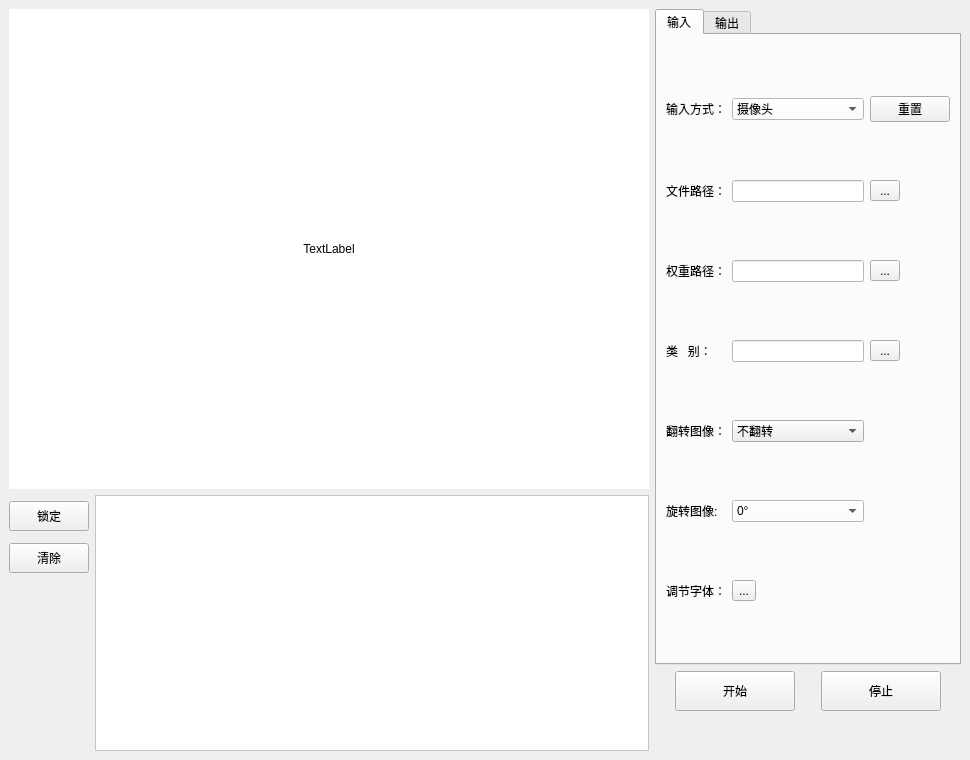
<?xml version="1.0" encoding="UTF-8"?>
<ui version="4.0">
 <class>MainWindow</class>
 <widget class="QMainWindow" name="MainWindow">
  <property name="geometry">
   <rect>
    <x>0</x>
    <y>0</y>
    <width>970</width>
    <height>760</height>
   </rect>
  </property>
  <property name="windowTitle">
   <string>MainWindow</string>
  </property>
  <widget class="QWidget" name="centralwidget">
   <layout class="QHBoxLayout" name="horizontalLayout_7">
    <item>
     <layout class="QVBoxLayout" name="verticalLayout_7">
      <item>
       <layout class="QVBoxLayout" name="verticalLayout_2">
        <item>
         <widget class="QLabel" name="TuXiangShuChu">
          <property name="minimumSize">
           <size>
            <width>640</width>
            <height>480</height>
           </size>
          </property>
          <property name="maximumSize">
           <size>
            <width>16777215</width>
            <height>16777215</height>
           </size>
          </property>
          <property name="styleSheet">
           <string notr="true">background-color: rgb(255, 255, 255);</string>
          </property>
          <property name="text">
           <string>TextLabel</string>
          </property>
          <property name="alignment">
           <set>Qt::AlignCenter</set>
          </property>
         </widget>
        </item>
       </layout>
      </item>
      <item>
       <layout class="QHBoxLayout" name="horizontalLayout">
        <item>
         <layout class="QVBoxLayout" name="verticalLayout_6">
          <item>
           <widget class="QPushButton" name="SuoDing">
            <property name="minimumSize">
             <size>
              <width>0</width>
              <height>30</height>
             </size>
            </property>
            <property name="maximumSize">
             <size>
              <width>16777215</width>
              <height>16777215</height>
             </size>
            </property>
            <property name="sizeIncrement">
             <size>
              <width>0</width>
              <height>0</height>
             </size>
            </property>
            <property name="baseSize">
             <size>
              <width>0</width>
              <height>0</height>
             </size>
            </property>
            <property name="text">
             <string>锁定</string>
            </property>
           </widget>
          </item>
          <item>
           <widget class="QPushButton" name="QingChu">
            <property name="minimumSize">
             <size>
              <width>0</width>
              <height>30</height>
             </size>
            </property>
            <property name="maximumSize">
             <size>
              <width>16777215</width>
              <height>16777215</height>
             </size>
            </property>
            <property name="text">
             <string>清除</string>
            </property>
           </widget>
          </item>
          <item>
           <spacer name="verticalSpacer_3">
            <property name="orientation">
             <enum>Qt::Vertical</enum>
            </property>
            <property name="sizeType">
             <enum>QSizePolicy::Fixed</enum>
            </property>
            <property name="sizeHint" stdset="0">
             <size>
              <width>20</width>
              <height>170</height>
             </size>
            </property>
           </spacer>
          </item>
         </layout>
        </item>
        <item>
         <layout class="QVBoxLayout" name="verticalLayout_5">
          <item>
           <widget class="QTextBrowser" name="LiuCheng">
            <property name="minimumSize">
             <size>
              <width>0</width>
              <height>200</height>
             </size>
            </property>
            <property name="maximumSize">
             <size>
              <width>16777215</width>
              <height>300</height>
             </size>
            </property>
            <property name="styleSheet">
             <string notr="true">background-color: rgb(255, 255, 255);</string>
            </property>
           </widget>
          </item>
         </layout>
        </item>
       </layout>
      </item>
     </layout>
    </item>
    <item>
     <layout class="QVBoxLayout" name="verticalLayout_3">
      <item>
       <widget class="QTabWidget" name="tabWidget">
        <property name="minimumSize">
         <size>
          <width>300</width>
          <height>0</height>
         </size>
        </property>
        <property name="maximumSize">
         <size>
          <width>600</width>
          <height>16777215</height>
         </size>
        </property>
        <property name="currentIndex">
         <number>0</number>
        </property>
        <widget class="QWidget" name="tab_5">
         <property name="minimumSize">
          <size>
           <width>300</width>
           <height>0</height>
          </size>
         </property>
         <attribute name="title">
          <string>输入</string>
         </attribute>
         <layout class="QGridLayout" name="gridLayout_2">
          <item row="2" column="3">
           <widget class="QToolButton" name="QuanZhongLuJing">
            <property name="minimumSize">
             <size>
              <width>30</width>
              <height>0</height>
             </size>
            </property>
            <property name="maximumSize">
             <size>
              <width>16777215</width>
              <height>16777215</height>
             </size>
            </property>
            <property name="text">
             <string>...</string>
            </property>
           </widget>
          </item>
          <item row="2" column="2">
           <widget class="QLineEdit" name="QuanZhong">
            <property name="minimumSize">
             <size>
              <width>120</width>
              <height>0</height>
             </size>
            </property>
            <property name="maximumSize">
             <size>
              <width>300</width>
              <height>16777215</height>
             </size>
            </property>
            <property name="styleSheet">
             <string notr="true">background-color: rgb(255, 255, 255);</string>
            </property>
            <property name="readOnly">
             <bool>true</bool>
            </property>
           </widget>
          </item>
          <item row="0" column="0" colspan="2">
           <widget class="QLabel" name="label_27">
            <property name="minimumSize">
             <size>
              <width>0</width>
              <height>0</height>
             </size>
            </property>
            <property name="maximumSize">
             <size>
              <width>16777215</width>
              <height>16777215</height>
             </size>
            </property>
            <property name="text">
             <string>输入方式：</string>
            </property>
           </widget>
          </item>
          <item row="0" column="3">
           <widget class="QPushButton" name="ChongZhi">
            <property name="minimumSize">
             <size>
              <width>40</width>
              <height>0</height>
             </size>
            </property>
            <property name="maximumSize">
             <size>
              <width>16777215</width>
              <height>16777215</height>
             </size>
            </property>
            <property name="text">
             <string>重置</string>
            </property>
           </widget>
          </item>
          <item row="6" column="2">
           <widget class="QComboBox" name="XuanZhuanTuXiang">
            <property name="minimumSize">
             <size>
              <width>120</width>
              <height>0</height>
             </size>
            </property>
            <property name="maximumSize">
             <size>
              <width>300</width>
              <height>16777215</height>
             </size>
            </property>
            <property name="styleSheet">
             <string notr="true">background-color: rgb(255, 255, 255);</string>
            </property>
            <item>
             <property name="text">
              <string>0°</string>
             </property>
            </item>
            <item>
             <property name="text">
              <string>+90°</string>
             </property>
            </item>
            <item>
             <property name="text">
              <string>-90°</string>
             </property>
            </item>
            <item>
             <property name="text">
              <string>180°</string>
             </property>
            </item>
           </widget>
          </item>
          <item row="1" column="3">
           <widget class="QToolButton" name="WenJianLuJing">
            <property name="minimumSize">
             <size>
              <width>30</width>
              <height>0</height>
             </size>
            </property>
            <property name="maximumSize">
             <size>
              <width>16777215</width>
              <height>16777215</height>
             </size>
            </property>
            <property name="styleSheet">
             <string notr="true"/>
            </property>
            <property name="text">
             <string>...</string>
            </property>
           </widget>
          </item>
          <item row="2" column="0" colspan="2">
           <widget class="QLabel" name="label_31">
            <property name="maximumSize">
             <size>
              <width>16777215</width>
              <height>16777215</height>
             </size>
            </property>
            <property name="text">
             <string>权重路径：</string>
            </property>
           </widget>
          </item>
          <item row="7" column="0" colspan="2">
           <widget class="QLabel" name="label">
            <property name="maximumSize">
             <size>
              <width>16777215</width>
              <height>16777215</height>
             </size>
            </property>
            <property name="text">
             <string>调节字体：</string>
            </property>
           </widget>
          </item>
          <item row="1" column="0" colspan="2">
           <widget class="QLabel" name="label_29">
            <property name="maximumSize">
             <size>
              <width>16777215</width>
              <height>16777215</height>
             </size>
            </property>
            <property name="text">
             <string>文件路径：</string>
            </property>
           </widget>
          </item>
          <item row="5" column="2">
           <widget class="QComboBox" name="FanZhuanTuXiang">
            <property name="minimumSize">
             <size>
              <width>120</width>
              <height>0</height>
             </size>
            </property>
            <property name="maximumSize">
             <size>
              <width>300</width>
              <height>16777215</height>
             </size>
            </property>
            <item>
             <property name="text">
              <string>不翻转</string>
             </property>
            </item>
            <item>
             <property name="text">
              <string>水平翻转</string>
             </property>
            </item>
            <item>
             <property name="text">
              <string>垂直翻转</string>
             </property>
            </item>
            <item>
             <property name="text">
              <string>水平垂直翻转</string>
             </property>
            </item>
           </widget>
          </item>
          <item row="6" column="0">
           <widget class="QLabel" name="label_26">
            <property name="maximumSize">
             <size>
              <width>16777215</width>
              <height>16777215</height>
             </size>
            </property>
            <property name="text">
             <string>旋转图像:</string>
            </property>
           </widget>
          </item>
          <item row="1" column="2">
           <widget class="QLineEdit" name="WenJian">
            <property name="minimumSize">
             <size>
              <width>120</width>
              <height>0</height>
             </size>
            </property>
            <property name="maximumSize">
             <size>
              <width>300</width>
              <height>16777215</height>
             </size>
            </property>
            <property name="styleSheet">
             <string notr="true">background-color: rgb(255, 255, 255);</string>
            </property>
            <property name="readOnly">
             <bool>true</bool>
            </property>
           </widget>
          </item>
          <item row="0" column="2">
           <widget class="QComboBox" name="ShuRuFangShi">
            <property name="minimumSize">
             <size>
              <width>120</width>
              <height>0</height>
             </size>
            </property>
            <property name="maximumSize">
             <size>
              <width>300</width>
              <height>16777215</height>
             </size>
            </property>
            <property name="styleSheet">
             <string notr="true">background-color: rgb(255, 255, 255);</string>
            </property>
            <item>
             <property name="text">
              <string>摄像头</string>
             </property>
            </item>
            <item>
             <property name="text">
              <string>图片/视频</string>
             </property>
            </item>
            <item>
             <property name="text">
              <string>屏幕</string>
             </property>
            </item>
           </widget>
          </item>
          <item row="3" column="3">
           <widget class="QToolButton" name="XuanZeLeiBie">
            <property name="minimumSize">
             <size>
              <width>30</width>
              <height>0</height>
             </size>
            </property>
            <property name="maximumSize">
             <size>
              <width>16777215</width>
              <height>16777215</height>
             </size>
            </property>
            <property name="text">
             <string>...</string>
            </property>
           </widget>
          </item>
          <item row="5" column="0" colspan="2">
           <widget class="QLabel" name="label_28">
            <property name="maximumSize">
             <size>
              <width>16777215</width>
              <height>16777215</height>
             </size>
            </property>
            <property name="text">
             <string>翻转图像：</string>
            </property>
           </widget>
          </item>
          <item row="7" column="2">
           <widget class="QToolButton" name="TiaoJieZiTi">
            <property name="minimumSize">
             <size>
              <width>0</width>
              <height>0</height>
             </size>
            </property>
            <property name="text">
             <string>...</string>
            </property>
           </widget>
          </item>
          <item row="3" column="2">
           <widget class="QLineEdit" name="LeiBie">
            <property name="minimumSize">
             <size>
              <width>120</width>
              <height>0</height>
             </size>
            </property>
            <property name="maximumSize">
             <size>
              <width>300</width>
              <height>16777215</height>
             </size>
            </property>
            <property name="styleSheet">
             <string notr="true">background-color: rgb(255, 255, 255);</string>
            </property>
            <property name="readOnly">
             <bool>true</bool>
            </property>
           </widget>
          </item>
          <item row="3" column="0">
           <widget class="QLabel" name="label_32">
            <property name="minimumSize">
             <size>
              <width>0</width>
              <height>20</height>
             </size>
            </property>
            <property name="maximumSize">
             <size>
              <width>16777215</width>
              <height>16777215</height>
             </size>
            </property>
            <property name="text">
             <string>类   别：</string>
            </property>
           </widget>
          </item>
         </layout>
        </widget>
        <widget class="QWidget" name="tab_6">
         <attribute name="title">
          <string>输出</string>
         </attribute>
         <layout class="QGridLayout" name="gridLayout">
          <item row="0" column="0" colspan="2">
           <widget class="QCheckBox" name="XianShiZhenShu">
            <property name="minimumSize">
             <size>
              <width>120</width>
              <height>0</height>
             </size>
            </property>
            <property name="text">
             <string>显示实时帧数</string>
            </property>
            <property name="checked">
             <bool>true</bool>
            </property>
           </widget>
          </item>
          <item row="0" column="2" colspan="2">
           <widget class="QCheckBox" name="BoFangJingBao">
            <property name="minimumSize">
             <size>
              <width>100</width>
              <height>0</height>
             </size>
            </property>
            <property name="text">
             <string>播放警报</string>
            </property>
           </widget>
          </item>
          <item row="1" column="0">
           <widget class="QLabel" name="label_33">
            <property name="minimumSize">
             <size>
              <width>120</width>
              <height>0</height>
             </size>
            </property>
            <property name="text">
             <string>置信度阈值：</string>
            </property>
           </widget>
          </item>
          <item row="1" column="2" colspan="2">
           <widget class="QDoubleSpinBox" name="ZhiXinDu">
            <property name="minimumSize">
             <size>
              <width>100</width>
              <height>0</height>
             </size>
            </property>
            <property name="minimum">
             <double>0.050000000000000</double>
            </property>
            <property name="maximum">
             <double>1.000000000000000</double>
            </property>
            <property name="singleStep">
             <double>0.050000000000000</double>
            </property>
            <property name="value">
             <double>0.500000000000000</double>
            </property>
           </widget>
          </item>
          <item row="2" column="0">
           <widget class="QLabel" name="label_34">
            <property name="minimumSize">
             <size>
              <width>120</width>
              <height>0</height>
             </size>
            </property>
            <property name="text">
             <string>IOU阈值：</string>
            </property>
           </widget>
          </item>
          <item row="2" column="2" colspan="2">
           <widget class="QDoubleSpinBox" name="IOU">
            <property name="minimumSize">
             <size>
              <width>100</width>
              <height>0</height>
             </size>
            </property>
            <property name="minimum">
             <double>0.050000000000000</double>
            </property>
            <property name="maximum">
             <double>1.000000000000000</double>
            </property>
            <property name="singleStep">
             <double>0.050000000000000</double>
            </property>
            <property name="value">
             <double>0.500000000000000</double>
            </property>
           </widget>
          </item>
          <item row="3" column="0">
           <widget class="QCheckBox" name="LuZhiShiPin">
            <property name="minimumSize">
             <size>
              <width>120</width>
              <height>0</height>
             </size>
            </property>
            <property name="text">
             <string>录制视频</string>
            </property>
           </widget>
          </item>
          <item row="3" column="2" colspan="2">
           <widget class="QSpinBox" name="LuZhiZhenLv">
            <property name="minimumSize">
             <size>
              <width>100</width>
              <height>0</height>
             </size>
            </property>
            <property name="prefix">
             <string>帧率:</string>
            </property>
            <property name="minimum">
             <number>1</number>
            </property>
            <property name="maximum">
             <number>120</number>
            </property>
            <property name="value">
             <number>15</number>
            </property>
           </widget>
          </item>
          <item row="4" column="0">
           <widget class="QCheckBox" name="MaoKuang">
            <property name="minimumSize">
             <size>
              <width>120</width>
              <height>0</height>
             </size>
            </property>
            <property name="text">
             <string>显示锚框</string>
            </property>
            <property name="checked">
             <bool>true</bool>
            </property>
           </widget>
          </item>
          <item row="4" column="2">
           <widget class="QLabel" name="label_35">
            <property name="minimumSize">
             <size>
              <width>100</width>
              <height>0</height>
             </size>
            </property>
            <property name="text">
             <string>锚框颜色：</string>
            </property>
           </widget>
          </item>
          <item row="4" column="3" colspan="2">
           <widget class="QToolButton" name="MaoKuangYanSe">
            <property name="minimumSize">
             <size>
              <width>40</width>
              <height>0</height>
             </size>
            </property>
            <property name="styleSheet">
             <string notr="true">color:rgb(255, 0, 0)</string>
            </property>
            <property name="text">
             <string>...</string>
            </property>
           </widget>
          </item>
          <item row="5" column="0" colspan="2">
           <widget class="QCheckBox" name="DaYinJieGuo">
            <property name="minimumSize">
             <size>
              <width>120</width>
              <height>0</height>
             </size>
            </property>
            <property name="text">
             <string>打印检测结果</string>
            </property>
            <property name="checked">
             <bool>true</bool>
            </property>
           </widget>
          </item>
          <item row="5" column="2">
           <widget class="QCheckBox" name="DaYinZuoBiao">
            <property name="minimumSize">
             <size>
              <width>100</width>
              <height>0</height>
             </size>
            </property>
            <property name="text">
             <string>打印坐标</string>
            </property>
            <property name="checked">
             <bool>true</bool>
            </property>
           </widget>
          </item>
          <item row="6" column="0">
           <widget class="QLabel" name="label_36">
            <property name="minimumSize">
             <size>
              <width>120</width>
              <height>0</height>
             </size>
            </property>
            <property name="text">
             <string>保存路径：</string>
            </property>
           </widget>
          </item>
          <item row="6" column="1" colspan="2">
           <widget class="QLineEdit" name="BaoCun">
            <property name="minimumSize">
             <size>
              <width>100</width>
              <height>0</height>
             </size>
            </property>
            <property name="readOnly">
             <bool>true</bool>
            </property>
           </widget>
          </item>
          <item row="6" column="4">
           <widget class="QToolButton" name="BaoCunLuJing">
            <property name="text">
             <string>...</string>
            </property>
           </widget>
          </item>
          <item row="7" column="0" colspan="2">
           <widget class="QPushButton" name="BaoCunJieTu">
            <property name="minimumSize">
             <size>
              <width>100</width>
              <height>0</height>
             </size>
            </property>
            <property name="text">
             <string>截图并保存</string>
            </property>
           </widget>
          </item>
          <item row="7" column="2" colspan="3">
           <widget class="QPushButton" name="BaoCunRiZhi">
            <property name="minimumSize">
             <size>
              <width>120</width>
              <height>0</height>
             </size>
            </property>
            <property name="text">
             <string>保存控制台记录</string>
            </property>
           </widget>
          </item>
         </layout>
        </widget>
       </widget>
      </item>
      <item>
       <layout class="QHBoxLayout" name="horizontalLayout_6">
        <item>
         <widget class="QPushButton" name="KaiShi">
          <property name="minimumSize">
           <size>
            <width>100</width>
            <height>40</height>
           </size>
          </property>
          <property name="maximumSize">
           <size>
            <width>120</width>
            <height>16777215</height>
           </size>
          </property>
          <property name="text">
           <string>开始</string>
          </property>
         </widget>
        </item>
        <item>
         <widget class="QPushButton" name="TingZhi">
          <property name="minimumSize">
           <size>
            <width>100</width>
            <height>40</height>
           </size>
          </property>
          <property name="maximumSize">
           <size>
            <width>120</width>
            <height>16777215</height>
           </size>
          </property>
          <property name="text">
           <string>停止</string>
          </property>
         </widget>
        </item>
       </layout>
      </item>
      <item>
       <spacer name="verticalSpacer">
        <property name="orientation">
         <enum>Qt::Vertical</enum>
        </property>
        <property name="sizeType">
         <enum>QSizePolicy::Fixed</enum>
        </property>
        <property name="sizeHint" stdset="0">
         <size>
          <width>20</width>
          <height>40</height>
         </size>
        </property>
       </spacer>
      </item>
     </layout>
    </item>
   </layout>
  </widget>
 </widget>
 <resources/>
 <connections/>
</ui>
